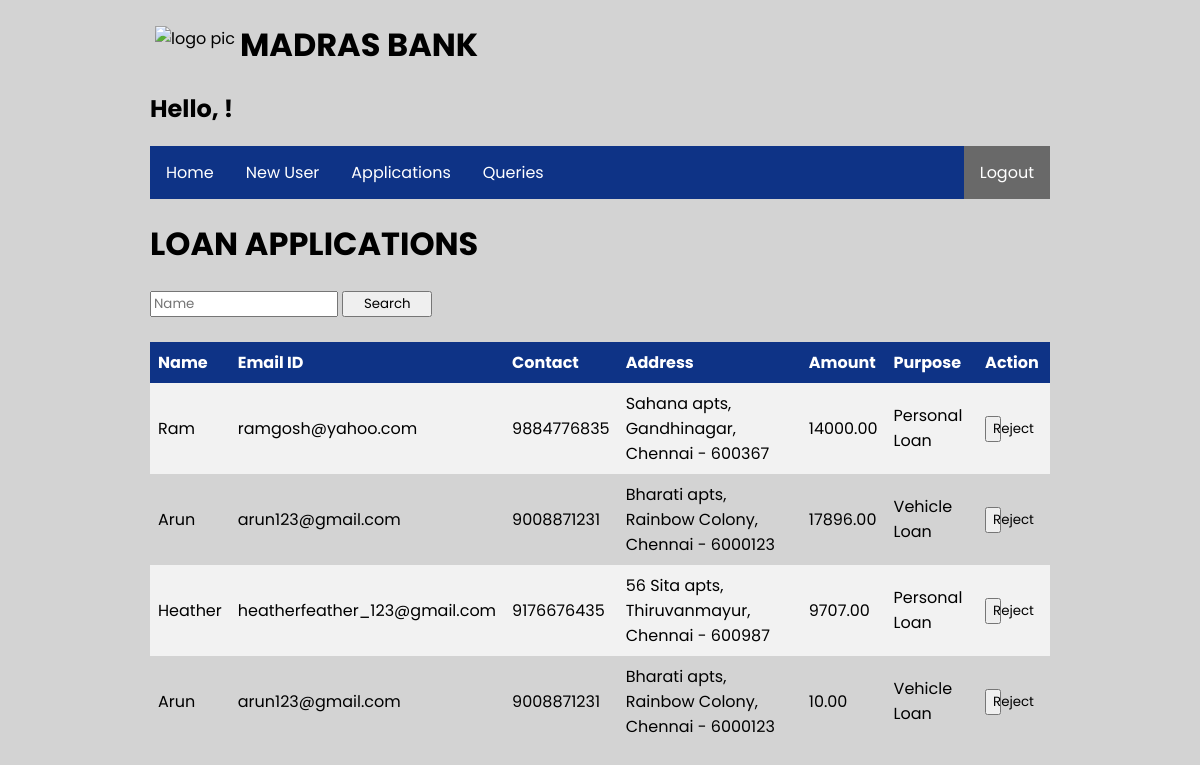
Page /contents/applications.php on the committed database.
### tables this page shows
CREATE TABLE `loans` (
  `Name` varchar(100) NOT NULL,
  `Email` varchar(100) NOT NULL,
  `Contact` varchar(100) NOT NULL,
  `Address` varchar(100) NOT NULL,
  `Amount` decimal(10,2) NOT NULL,
  `Purpose` text NOT NULL
);

### contents/applications.php (the view, shortened to what this page needs)
<?php
$host="localhost";
$user="root";
$password="";
$db="demo";
$conn = mysqli_connect($host,$user,$password);
mysqli_select_db($conn, $db);
$sql = "SELECT * FROM loans";
?>
<!DOCTYPE html>
<html lang="en">
<head>
<link rel="stylesheet" type="text/css" href="fun.css">
</head>
<body>
	<div class="logo">
        <img src="../imgs/mb.png" alt="logo pic">
    </div>
	<h1>Madras Bank</h1>
	<h2>Hello, <?php echo $_SESSION['name'];?>!</h2>
    <div class="nav-area"><nav><ul>
    	<li><a href="hello.php">Home</a></li>
    	<li><a href="create.php">New User</a></li>
    	<li><a href="applications.php">Applications</a></li>
    	<li ><a href="feedback.php">Queries</a></li>
        <li class="abc"><a class="active" href="logout.php">Logout</a></li>
    </ul>
    </nav></div>
    <h1>Loan Applications</h1>
    <form method="POST" action="#">
    <input type="text" name="name" placeholder="Name">
    <input type="submit" name="search" value="Search"><br><br></form>
    <table>
    	<tr>
    		<th>Name</th>
    		<th>Email ID</th>
    		<th>Contact</th>
    		<th>Address</th>
    		<th>Amount</th>
    		<th>Purpose</th>
    		<th>Action</th>
    	</tr>
    <?php
    if (isset($_POST['search'])) {
    	$n = $_POST['name'];
    	$query = mysqli_query($conn, "SELECT * FROM loans WHERE Name = '$n'");
    	$count = mysqli_num_rows($query);
    	if ($count > 0) {
				while ($row = mysqli_fetch_array($query)) {
					echo "<tr>
					<td>$row[Name]</td>
					<td>$row[Email]</td>
					<td>$row[Contact]</td>
					<td>$row[Address]</td>
					<td>$row[Amount]</td>
					<td>$row[Purpose]</td>
					<td><form method = 'POST' action = '#'><button name = 'delete' class = 'change'>Reject</button></td>
					<input type = 'hidden' name = 'amt' value = '$row[Amount]'>
					</form>
					</tr>";
				}}
				else{
					echo "No records found";
				}
    }
    else {
    	$result = mysqli_query($conn, $sql);
		while ($row = mysqli_fetch_array($result)) {
		echo "
		<tr>
		<td>$row[Name]</td>
		<td>$row[Email]</td>
		<td>$row[Contact]</td>
		<td>$row[Address]</td>
		<td>$row[Amount]</td>
		<td>$row[Purpose]</td>
		<td><form method = 'POST' action = '#'><button name = 'delete' class = 'change'>Reject</button></td>
			<input type = 'hidden' name = 'amt' value = '$row[Amount]'>
			</form>
		</tr>";
	}}
    ?>
	</table>
</body>
</html>

### contents/fun.css (style rules this page uses)
body { margin:0px 150px; background-color: #D3D3D3; }
* { font-family: 'Poppins', sans-serif; }
h1 { text-transform: uppercase }
html { background-color: #D3D3D3; }
.logo { float:left; margin:5px; }
.logo img { width: 50px; height: 50px; }
table { border-collapse: collapse; width: 100%; }
th, td { text-align: left; padding: 8px; }
tr:nth-child(even) { background-color: #f2f2f2 }
th { background-color: #0E3386; color: white; }
ul { list-style-type: none; margin: 0; padding: 0; overflow: hidden; background-color: #0E3386; }
li { float: left; }
li a { display: block; color: white; text-align: center; padding: 14px 16px; text-decoration: none; }
.abc { float: right }
.active { background-color:#696969; color: white; }
input { width: 20% }
input[type=submit], input[type=reset] { width: 10%; }
button { width:10%; }

### rows in the picture
loans: Name "Ram", Email "ramgosh@yahoo.com", Contact "9884776835", Address "Sahana apts, Gandhinagar, Chennai - 600367", Amount "14000.00", Purpose "Personal Loan"
loans: Name "Arun", Email "arun123@gmail.com", Contact "9008871231", Address "Bharati apts, Rainbow Colony, Chennai - 6000123", Amount "17896.00", Purpose "Vehicle Loan"
loans: Name "Heather", Email "heatherfeather_123@gmail.com", Contact "9176676435", Address "56 Sita apts, Thiruvanmayur, Chennai - 600987", Amount "9707.00", Purpose "Personal Loan"
loans: Name "Arun", Email "arun123@gmail.com", Contact "9008871231", Address "Bharati apts, Rainbow Colony, Chennai - 6000123", Amount "10.00", Purpose "Vehicle Loan"
